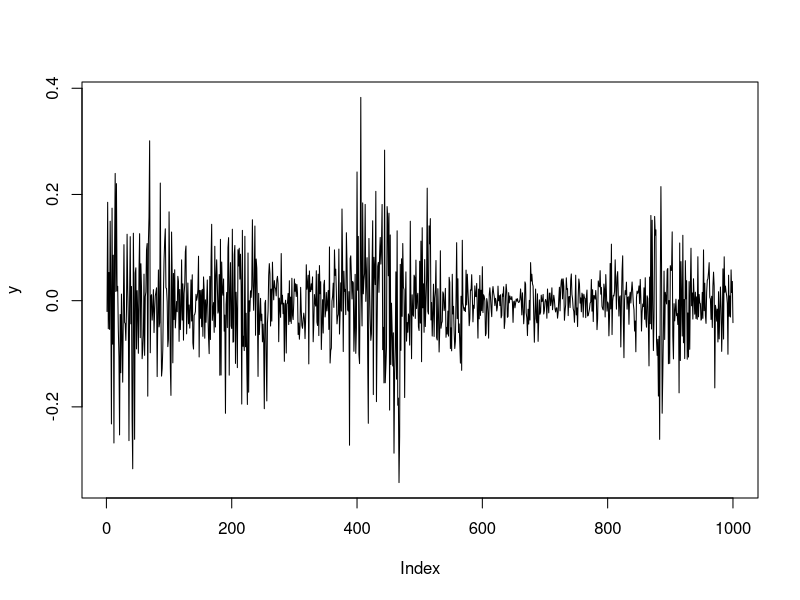

The R source for this figure:
m <- 30 #50 100 200
gmax <- 4
phi <- 0.98
sigma <- 0.2
beta <- 0.05 
P1 <- (sigma^2)/(1-phi^2)

T <- 1000
h <- rep(NaN,1000)

h[1] <- sqrt(P1)*rnorm(1)
for (t in c(2:T)){
  h[t] = phi*h[t-1] + sigma*rnorm(1)
}
y <- beta*exp(h/2)*rnorm(T)
plot(y,type='l')

loglikelihood.SV0<-function(y,phi,sigma,beta,m,gmax){	
  K <- m+1	
  b <- seq(- gmax,gmax,length=K) #endpoints
  bs <- (b[-1]+b[-K])*0.5 # midpoints
  sey <- beta*exp(bs/2) # st.dev. of y in each midpoint
  Gamma <- matrix(0,m,m)	
  for (i in 1:m) Gamma[i,] <- diff(pnorm(b,phi*bs[i],sigma)) #time constant tpm 
  Gamma <- Gamma/apply(Gamma,1,sum)	 #scale the rows of Gamma to sum up to 1
  foo <- solve(t(diag(m)-Gamma+1),rep(1,m)) # compute delta=delta*Gamma, the stationary distribution of the MC 
  llk <- 0	
  for (t in 1:length(y)){	
    foo <- foo%*%Gamma*dnorm(y[t],0,sey)	
    sumfoo <- sum(foo)
    llk <- llk+log(sumfoo)	
    foo <- foo/sumfoo
    }	
  return(llk)
}	#16
